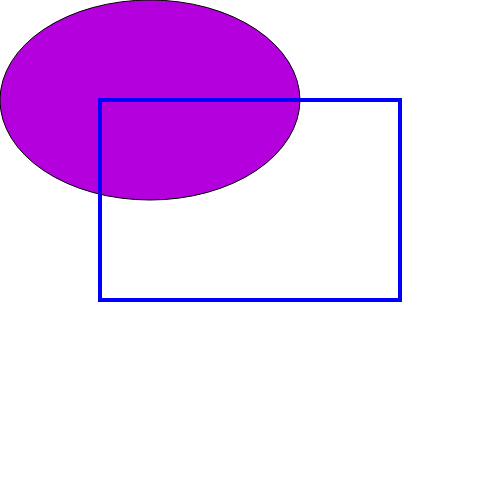
Frame 1 (no input)
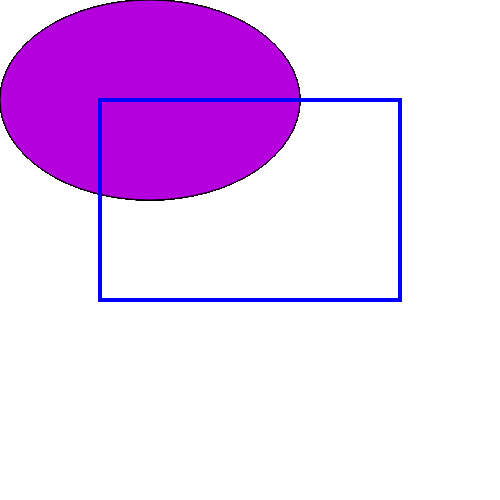
Frame 60 (no input)
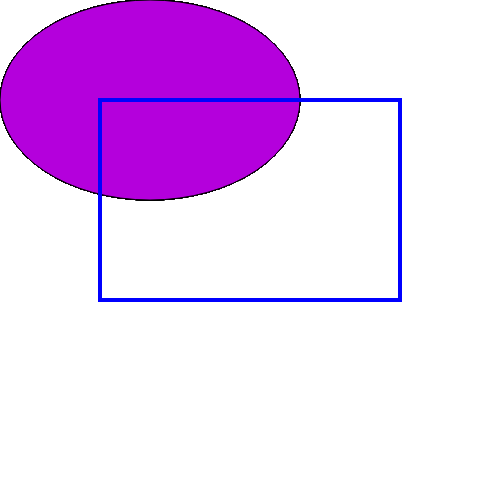
Frame 120 (the mouse pressed at the canvas centre since frame 60)

The p5.js sketch that drew these frames (run headless with seeded random() and noise() and a simulated clock; from frame 60 on, the mouse is pressed at the canvas centre):

// p5.js sketch
// ── sketch.js
function setup()
{
	createCanvas(500, 500);
}

function draw()
{
	//set the colour and stroke before drawing an ellipse
	fill(180, 0, 220);
	strokeWeight(1);
	stroke(0);

	ellipse(150, 100, 300, 200);

	//set noFill so the rect isn't a block of colour and set a thicker stroke
	//so it's more visible.
	noFill();
	strokeWeight(4);
	stroke(0, 0, 255);
	rect(100, 100, 300, 200);

}
